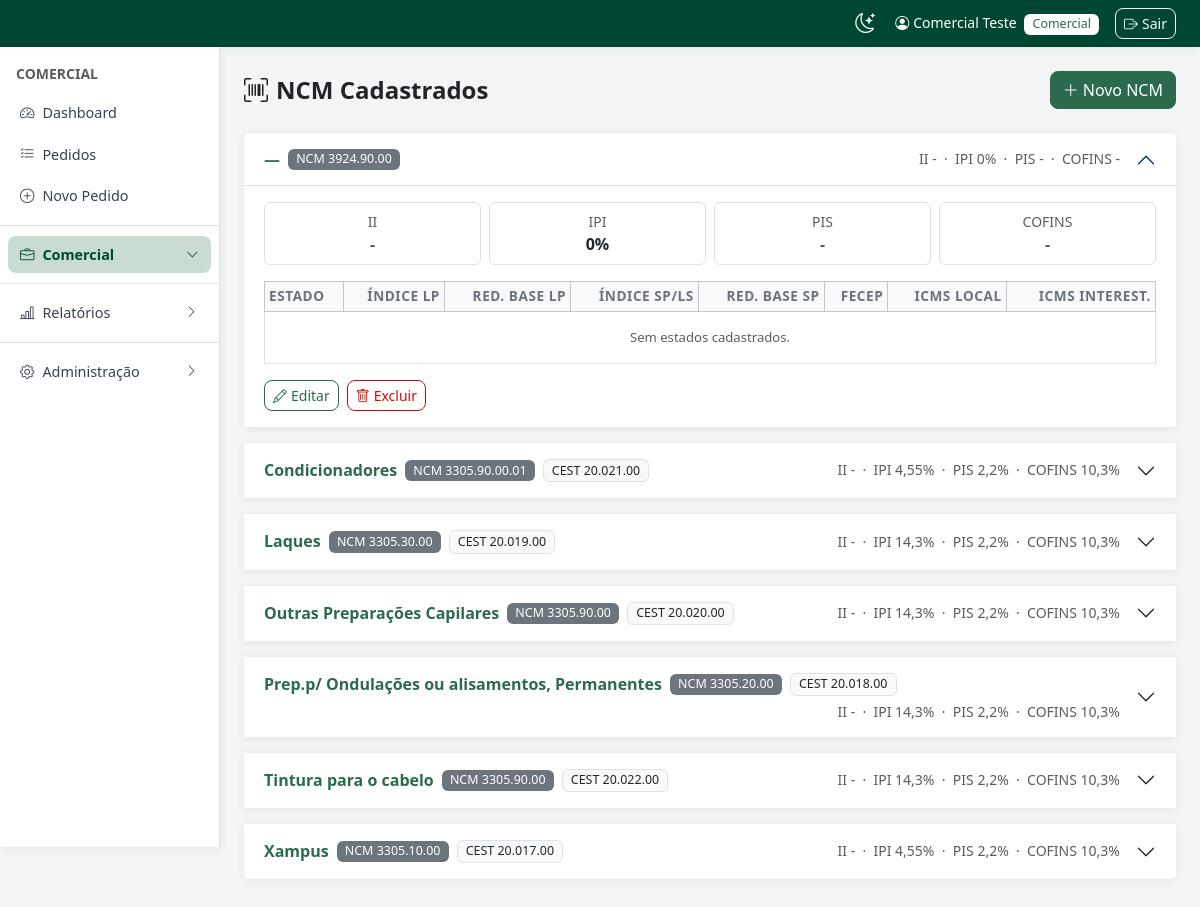
The app's page /admin/cadastros/ncm.php (signed in) with its own data.
### tables this page shows
CREATE TABLE `ncm` (
  `id` int(11) NOT NULL,
  `nome_categoria` varchar(100) DEFAULT NULL,
  `ncm` varchar(20) DEFAULT NULL,
  `cest` varchar(20) DEFAULT NULL,
  `ii` decimal(10,4) DEFAULT NULL,
  `ipi` decimal(10,4) DEFAULT 0.0000,
  `pis` decimal(10,4) DEFAULT NULL,
  `cofins` decimal(10,4) DEFAULT NULL,
  `created_at` timestamp NOT NULL DEFAULT current_timestamp()
);

### admin/cadastros/ncm.php (the view, shortened to what the rows shown need)
<?php
require_once __DIR__ . '/../../config.php';
$ncms = db()->query('SELECT * FROM ncm ORDER BY nome_categoria')->fetchAll();
$estadosByNcm = [];
foreach (db()->query('SELECT * FROM ncm_estados ORDER BY id')->fetchAll() as $e) {
    $estadosByNcm[$e['ncm_id']][] = $e;
}
function pct($v) {
    if ($v === null || $v === '') return '<span class="text-muted">-</span>';
    $s = rtrim(rtrim(number_format((float)$v, 4, ',', '.'), '0'), ',');
    return $s . '%';
}
require_once LAYOUT_PATH . '/header.php';
?>
<?php if (!$ncms): ?>
<div class="card shadow-sm border-0"><div class="card-body text-center text-muted py-5">Nenhum NCM cadastrado.</div></div>
<?php else: ?>
<div class="accordion" id="ncmAccordion">
<?php foreach ($ncms as $i => $n):
    $estados = $estadosByNcm[$n['id']] ?? [];
?>
    <div class="accordion-item border-0 shadow-sm mb-3">
        <h2 class="accordion-header">
            <button class="accordion-button <?= $i === 0 ? '' : 'collapsed' ?> bg-white" type="button"
                    data-bs-toggle="collapse" data-bs-target="#col<?= $n['id'] ?>">
                <div class="d-flex flex-wrap align-items-center gap-2 w-100 pe-3">
                    <span class="fw-bold text-primary"><?= e($n['nome_categoria']) ?: '—' ?></span>
                    <span class="badge bg-secondary">NCM <?= e($n['ncm']) ?></span>
                    <?php if ($n['cest']): ?><span class="badge bg-light text-dark border">CEST <?= e($n['cest']) ?></span><?php endif; ?>
                    <span class="ms-auto small text-muted d-none d-md-inline">
                        II <?= pct($n['ii']) ?> &nbsp;·&nbsp; IPI <?= pct($n['ipi']) ?> &nbsp;·&nbsp; PIS <?= pct($n['pis']) ?> &nbsp;·&nbsp; COFINS <?= pct($n['cofins']) ?>
                    </span>
                </div>
            </button>
        </h2>
        <div id="col<?= $n['id'] ?>" class="accordion-collapse collapse <?= $i === 0 ? 'show' : '' ?>" data-bs-parent="#ncmAccordion">
            <div class="accordion-body">
                <div class="row g-2 mb-3">
                    <div class="col-6 col-md-3"><div class="border rounded p-2 text-center"><div class="small text-muted">II</div><div class="fw-semibold"><?= pct($n['ii']) ?></div></div></div>
                    <div class="col-6 col-md-3"><div class="border rounded p-2 text-center"><div class="small text-muted">IPI</div><div class="fw-semibold"><?= pct($n['ipi']) ?></div></div></div>
                    <div class="col-6 col-md-3"><div class="border rounded p-2 text-center"><div class="small text-muted">PIS</div><div class="fw-semibold"><?= pct($n['pis']) ?></div></div></div>
                    <div class="col-6 col-md-3"><div class="border rounded p-2 text-center"><div class="small text-muted">COFINS</div><div class="fw-semibold"><?= pct($n['cofins']) ?></div></div></div>
                </div>
                <div class="table-responsive">
                    <table class="table table-sm table-bordered align-middle mb-0" style="font-size:.82rem">
                        <thead class="table-light">
                            <tr>
                                <th>Estado</th>
                                <th class="text-end">Índice LP</th>
                                <th class="text-end">Red. Base LP</th>
                                <th class="text-end">Índice SP/LS</th>
                                <th class="text-end">Red. Base SP</th>
                                <th class="text-end">FECEP</th>
                                <th class="text-end">ICMS Local</th>
                                <th class="text-end">ICMS Interest.</th>
                            </tr>
                        </thead>
                        <tbody>
                        <?php if (!$estados): ?>
                            <tr><td colspan="8" class="text-center text-muted py-3">Sem estados cadastrados.</td></tr>
                        <?php endif; ?>
                        </tbody>
                    </table>
                </div>
                <div class="d-flex gap-2 mt-3">
                    <button class="btn btn-sm btn-outline-primary" onclick='editarReg(<?= htmlspecialchars(json_encode($n), ENT_QUOTES) ?>)'>
                        <i class="bi bi-pencil me-1"></i>Editar
                    </button>
                    <form method="POST" onsubmit="return confirm('Excluir este NCM e todos os seus estados?')">
                        <button class="btn btn-sm btn-outline-danger"><i class="bi bi-trash me-1"></i>Excluir</button>
                    </form>
                </div>
            </div>
        </div>
    </div>
<?php endforeach; ?>
</div>
<?php endif; ?>
<?php require_once LAYOUT_PATH . '/footer.php'; ?>

### records on screen
ncm: nome_categoria "—", ncm "3924.90.00", ipi "0%", shows "Sem estados cadastrados."
ncm: nome_categoria "Condicionadores", ncm "3305.90.00.01", cest "20.021.00", ipi "4,55%", pis "2,2%", cofins "10,3%"
ncm: nome_categoria "Laques", ncm "3305.30.00", cest "20.019.00", ipi "14,3%", pis "2,2%", cofins "10,3%"
ncm: nome_categoria "Outras Preparações Capilares", ncm "3305.90.00", cest "20.020.00", ipi "14,3%", pis "2,2%", cofins "10,3%"
ncm: nome_categoria "Prep.p/ Ondulações ou alisamentos, Permanentes", ncm "3305.20.00", cest "20.018.00", ipi "14,3%", pis "2,2%", cofins "10,3%"
ncm: nome_categoria "Tintura para o cabelo", ncm "3305.90.00", cest "20.022.00", ipi "14,3%", pis "2,2%", cofins "10,3%"
ncm: nome_categoria "Xampus", ncm "3305.10.00", cest "20.017.00", ipi "4,55%", pis "2,2%", cofins "10,3%"

### other values on screen
$_usuario['nome'] "Comercial Teste"
$_usuario['tipo'] "Comercial"
et('Sair') "Sair"
$tipoLabels[$_usuario['tipo']] "COMERCIAL"
